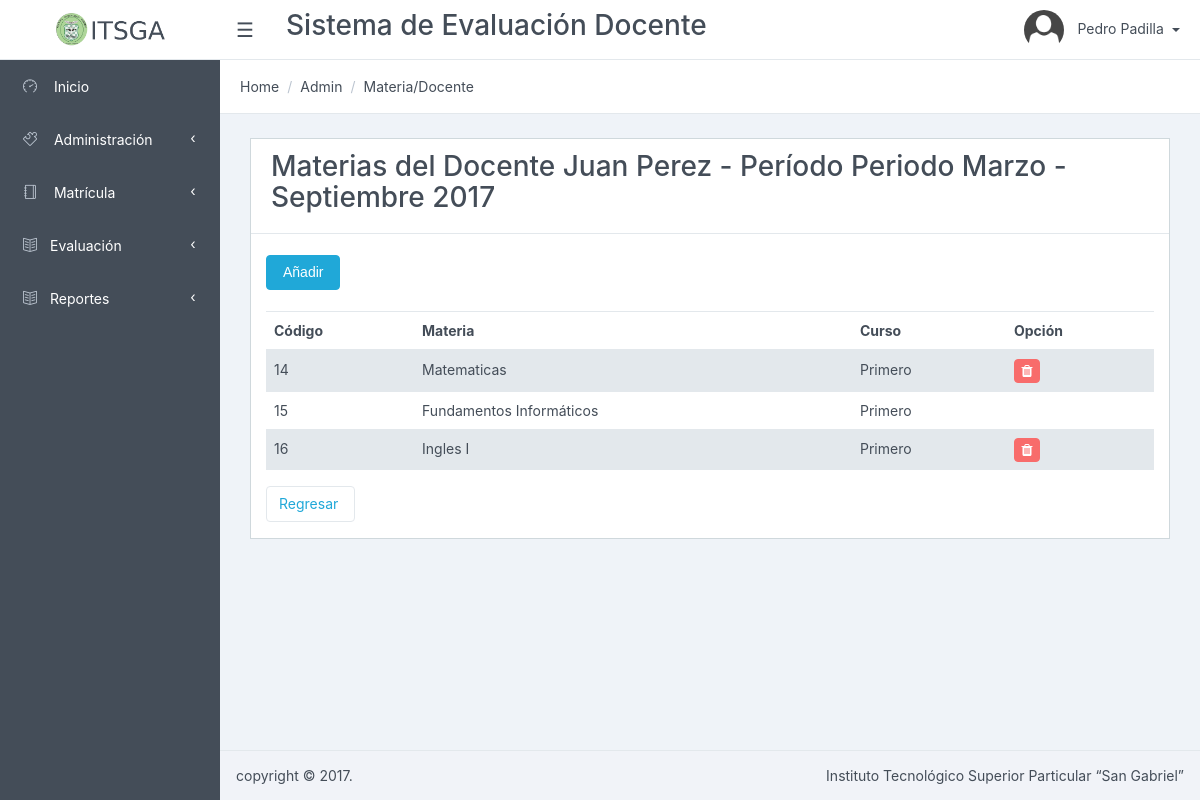
/MateriaDocente/listarMaterias/2 (signed in), run on the app's committed database.
### tables this page shows
CREATE TABLE `usuario` (
  `usuario_id` int(11) NOT NULL AUTO_INCREMENT,
  `cedula` varchar(10) NOT NULL,
  `nombres` varchar(128) NOT NULL,
  `apellidos` varchar(128) NOT NULL,
  `password` varchar(45) NOT NULL,
  `direccion` varchar(512) DEFAULT NULL,
  `telefono` varchar(10) DEFAULT NULL,
  `celular` varchar(10) DEFAULT NULL,
  `email` varchar(512) DEFAULT NULL,
  `estado` tinyint(1) NOT NULL DEFAULT '1',
  `tipo_usuario_id` int(11) NOT NULL,
  `especialidad_id` int(11) DEFAULT NULL,
  PRIMARY KEY (`usuario_id`),
  KEY `fk_usuario_tipo_usuario` (`tipo_usuario_id`),
  CONSTRAINT `fk_usuario_tipo_usuario` FOREIGN KEY (`tipo_usuario_id`) REFERENCES `tipo_usuario` (`tipo_usuario_id`) ON DELETE NO ACTION ON UPDATE NO ACTION
);

CREATE TABLE `periodo` (
  `periodo_id` int(11) NOT NULL AUTO_INCREMENT,
  `nombre` varchar(256) NOT NULL,
  `descripcion` varchar(512) DEFAULT NULL,
  `estado` tinyint(1) NOT NULL DEFAULT '1',
  PRIMARY KEY (`periodo_id`)
);

CREATE TABLE `materia_periodo` (
  `materia_periodo_id` int(11) NOT NULL AUTO_INCREMENT,
  `fecha_registro` date NOT NULL,
  `materia_id` int(11) NOT NULL,
  `periodo_id` int(11) NOT NULL,
  `docente_id` int(11) NOT NULL,
  `estado` int(11) DEFAULT '1',
  PRIMARY KEY (`materia_periodo_id`),
  KEY `fk_matricula_materia1` (`materia_id`),
  KEY `fk_matricula_periodo1` (`periodo_id`),
  KEY `fk_matricula_usuario1_idx` (`docente_id`),
  CONSTRAINT `fk_matricula_materia1` FOREIGN KEY (`materia_id`) REFERENCES `materia` (`materia_id`) ON DELETE NO ACTION ON UPDATE NO ACTION,
  CONSTRAINT `fk_matricula_periodo1` FOREIGN KEY (`periodo_id`) REFERENCES `periodo` (`periodo_id`) ON DELETE NO ACTION ON UPDATE NO ACTION,
  CONSTRAINT `fk_matricula_usuario1` FOREIGN KEY (`docente_id`) REFERENCES `usuario` (`usuario_id`) ON DELETE NO ACTION ON UPDATE NO ACTION
);

CREATE TABLE `materia` (
  `materia_id` int(11) NOT NULL AUTO_INCREMENT,
  `nombre` varchar(256) NOT NULL,
  `descripcion` varchar(512) DEFAULT NULL,
  `curso_id` int(11) NOT NULL,
  `estado` tinyint(1) NOT NULL DEFAULT '1',
  PRIMARY KEY (`materia_id`),
  KEY `fk_materia_curso1` (`curso_id`),
  CONSTRAINT `fk_materia_curso1` FOREIGN KEY (`curso_id`) REFERENCES `curso` (`curso_id`) ON DELETE NO ACTION ON UPDATE NO ACTION
);

CREATE TABLE `curso` (
  `curso_id` int(11) NOT NULL AUTO_INCREMENT,
  `nombre` varchar(256) NOT NULL,
  `descripcion` varchar(512) DEFAULT NULL,
  `especialidad_id` int(11) NOT NULL,
  `estado` tinyint(1) NOT NULL DEFAULT '1',
  PRIMARY KEY (`curso_id`),
  KEY `fk_curso_especialidad1` (`especialidad_id`),
  CONSTRAINT `fk_curso_especialidad1` FOREIGN KEY (`especialidad_id`) REFERENCES `especialidad` (`especialidad_id`) ON DELETE NO ACTION ON UPDATE NO ACTION
);

### app/controllers/MateriaDocenteController.php (called while the page is built, shortened)
<?php
require_once (PATH_MODELS . "/MateriaDocenteModel.php");
class MateriaDocenteController {
	public function listarMaterias(){
		$model = new MateriaDocenteModel();
		$docente = $model->getDocenteById();
		$periodo = $model->getPeriodoActivo();
		$items = $model->getMateriaDocente($periodo->periodo_id);
		require_once PATH_VIEWS."/MateriaDocente/view.listmat.php";
	}
}

### index.php (called while the page is built, shortened)
<?php
if(isset($_GET['action'])){
	$redirect = ($_GET['action']!='')?$_GET['action']:"listar";
}
$controller = new $controllerName();
$controller->$redirect();
?>

### public/views/MateriaDocente/index.php (called while the page is built, shortened)
<?php
require_once("../../../index.php");
?>

### app/models/MateriaDocenteModel.php (called while the page is built, shortened)
<?php
require_once(PATH_MODELS."/BaseModel.php");
class MateriaDocenteModel {
	public function getMateriaDocente($periodo)
	{
		$item = $_GET['id'];
		$model = new BaseModel();
		if($item > 0){
			$sql = "select distinct(mp.materia_id) as id,mp.materia_periodo_id,m.nombre as materia_nombre,
					c.nombre as curso_nombre,me.fecha_evaluacion
					from materia_periodo as mp
        			inner join materia as m ON m.materia_id = mp.materia_id
        			inner join curso as c ON c.curso_id = m.curso_id
					left join matricula as m1 on m1.materia_periodo_id = mp.materia_periodo_id
                                        left join matricula_evaluacion as me on me.matricula_id = m1.matricula_id
					where mp.docente_id=".$item." and mp.periodo_id=".$periodo;
			$result = $model->execSql($sql, array(), true);
		}
		return $result;
	}
	public function getDocenteById(){
		$model = new BaseModel();
		$itemId = isset($_POST['id'])?$_POST['id']:$_GET['id'];
		$sql = "select *, usuario_id as id
				from usuario where tipo_usuario_id=2 and usuario_id=".$itemId;
		return $model->execSql($sql, array(),true)[0];
	}
	public function getPeriodoActivo(){
		$model = new BaseModel();
		$sql = "select * from periodo
				where estado=1";
		return $model->execSql($sql, array(),true)[0];
	}
}

### app/models/BaseModel.php (called while the page is built, shortened)
<?php
class BaseModel {
	private $pdo;
	private function openConexion() {
		try {
			$this->pdo = new PDO ( 'mysql:host=' . HOSTNAME_DATABASE . ';dbname=' . DATABASE . ';charset=utf8', USERNAME, PASSWORD );
			$this->pdo->setAttribute ( PDO::ATTR_ERRMODE, PDO::ERRMODE_EXCEPTION );
		} catch ( Exception $e ) {
			die ( $e->getMessage () );
		}
	}
	private function closeConexion() {
		$this->pdo = null;
	}
	public function execSql($sql, $parameters, $list = false, $obtainId = false) {
		try {
			$stm = $this->pdo->prepare ( $sql );
			$stm->execute ( $parameters );
			if ($obtainId) {
				$result = $this->pdo->lastInsertId ();
			} else {
				if ($list) {
					$result = $stm->fetchAll ( PDO::FETCH_OBJ );
				} else {
					$result = $stm->fetch ( PDO::FETCH_OBJ );
				}
			}
		} catch ( Exception $e ) {
			die ( $e->getMessage () );
		}
		return $result;
	}
}

### public/views/MateriaDocente/view.listmat.php (the view, shortened to what this page needs)
<?php include_once PATH_TEMPLATE.'/header.php';?>
<div class="card">
<div class="card-header">
    	<h3>Materias del Docente <?php echo $docente->nombres.' '.$docente->apellidos?> - Período <?php echo $periodo->nombre;?></h3>
</div>
<form id="frmItem" method="post" action="../guardar/">
	<br>
	<div class="col-lg-12">
		 <button type="button" data-id="<?php echo $docente->id;?>" class="btn btn-primary" data-toggle="modal" data-target="#myModal">
          	Añadir
         </button>
	</div>
	<br>
	<div class="form-group col-sm-12">
		<table class="table table-striped">
			<thead>
				<tr>
					<th>Código</th>
					<th>Materia</th>
					<th>Curso</th>
					<th>Opción</th>
			</thead>
    		<tbody>
		    		<?php
						if(count($items)>0){
							foreach ($items as $item){
							$id = $item->materia_periodo_id.'-'.$docente->id;
								?>
					<tr><td><?php echo $item->id;?></td>
						<td><?php echo $item->materia_nombre;?></td>
						<td><?php echo $item->curso_nombre;?></td>
						<td><?php if($item->fecha_evaluacion == null){echo "<a href='javascript:if(confirm(\"Est\u00e1 seguro que desea eliminar el elemento seleccionado?\")){redirect(\"$id\");}' class='btn btn-danger btn-sm' title='Eliminar'><i class='fa fa-trash'></i></a>";}?>
						</td>
					<?php 	}
						}else{?>
					<tr><td colspan="4" align="center">No existe Materias asignadas al docente</td></tr>
					<?php }?>
			</tbody>
		</table>
	</div>
	<div class="form-group col-sm-12">
		<a href="../listar/" class="btn btn-default boton">Regresar</a>
	</div>
</form>
<?php include_once PATH_TEMPLATE.'/footer.php';?>
<link href="<?php echo PATH_CSS; ?>/dataTables.bootstrap.css" rel="stylesheet">
<link href="<?php echo PATH_CSS; ?>/bootstrapValidator.min.css" rel="stylesheet">
</body>
</html>

### data on the page
usuario: nombres "Juan", apellidos "Perez"
periodo: nombre "Periodo Marzo - Septiembre 2017"
materia_periodo: materia "14", materia.nombre "Matematicas", curso.nombre "Primero"
materia_periodo: materia "15", materia.nombre "Fundamentos Informáticos", curso.nombre "Primero"
materia_periodo: materia "16", materia.nombre "Ingles I", curso.nombre "Primero"

### other printed values
$_SESSION['SESSION_USER']->nombres "Pedro"
$_SESSION['SESSION_USER']->apellidos "Padilla"
$title "Materia/Docente"
